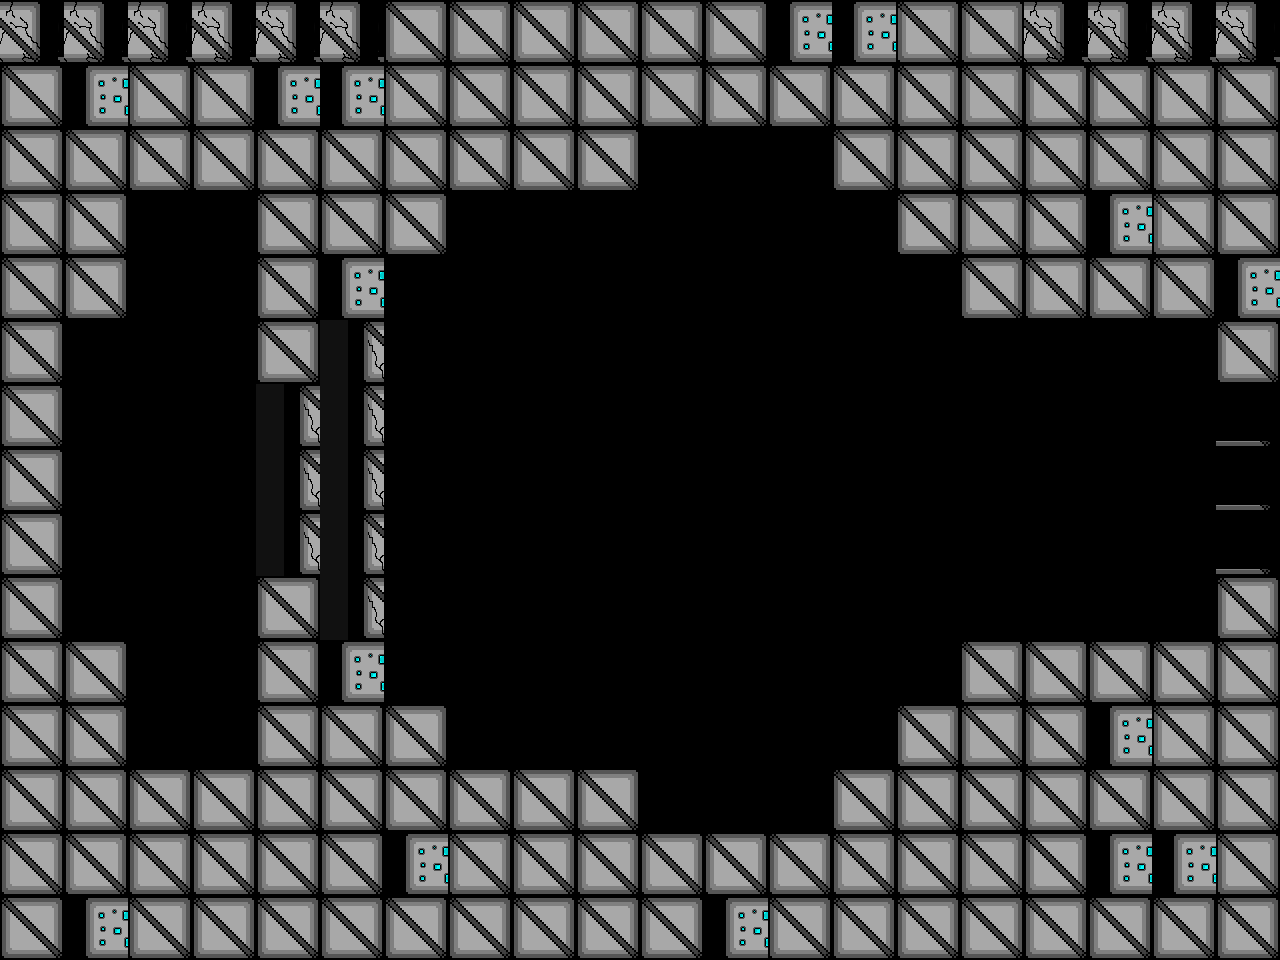

Tiled map render using the project's own tile images. Description and the map definition, with tile-layer contents summarised, below:
An orthogonal 20x15 tile map with 64x64 px tiles, 1 tile layer (Tile Layer 2) and 8 objects (3x Assassin, 2x Uno, ScrollingBackground, Player, Newborn).

<map version="1.0" tiledversion="1.1.1" orientation="orthogonal" renderorder="right-down" width="20" height="15" tilewidth="64" tileheight="64" infinite="0" nextobjectid="99">
 <properties>
  <property name="assassin" value="assets/assasin_rightLeftSpritesheet.png" />
  <property name="backgroundEasy" value="assets/backgroundEasy.png" />
  <property name="backgroundHard" value="assets/backgroundHard.png" />
  <property name="backgroundMedium" value="assets/backgroundMedium.png" />
  <property name="boss" value="assets/boss.png" />
  <property name="bossexplosion" value="assets/bossexplosion.png" />
  <property name="damageUp" value="assets/metalBoxCoin.png" />
  <property name="explosion" value="assets/explosion.png" />
  <property name="firingRateUp" value="assets/metalBoxCoin.png" />
  <property name="healthUp" value="assets/metalBoxHeart.png" />
  <property name="largeexplosion" value="assets/largeexplosion.png" />
  <property name="loading" value="assets/loading.png" />
  <property name="moveSpeedUp" value="assets/metalBoxCoin.png" />
  <property name="newborn" value="assets/newborn_spritesheet(h54_w62).png" />
  <property name="player" value="assets/playerSpriteSheetTemp.png" />
  <property name="reward" value="assets/reward1.png" />
  <property name="smallexplosion" value="assets/smallexplosion.png" />
  <property name="uno" value="assets/uno_Static.png" />
 </properties>
 <tileset firstgid="1" name="blocks1" tilewidth="64" tileheight="64" tilecount="14" columns="14">
  <image source="blocks1.png" width="900" height="64" />
 </tileset>
 <objectgroup color="#00ff00" name="Object Layer 1">
  <object id="59" name="Background" type="ScrollingBackground" x="0" y="0" width="64" height="64">
   <properties>
    <property name="numFrames" value="1" />
    <property name="textureHeight" value="960" />
    <property name="textureID" value="backgroundMedium" />
    <property name="textureWidth" value="1280" />
   </properties>
  </object>
  <object id="55" name="Player1" type="Player" x="97.0303" y="418.579" width="34" height="64">
   <properties>
    <property name="numFrames" value="6" />
    <property name="textureHeight" value="60" />
    <property name="textureID" value="player" />
    <property name="textureWidth" value="34" />
   </properties>
  </object>
  <object id="92" name="Assassin1" type="Assassin" x="684.5" y="199.833" width="99" height="99">
   <properties>
    <property name="numFrames" value="4" />
    <property name="textureHeight" value="100" />
    <property name="textureID" value="assassin" />
    <property name="textureWidth" value="100" />
   </properties>
  </object>
  <object id="94" name="Assassin1" type="Assassin" x="694.5" y="661.167" width="99" height="99">
   <properties>
    <property name="numFrames" value="4" />
    <property name="textureHeight" value="100" />
    <property name="textureID" value="assassin" />
    <property name="textureWidth" value="100" />
   </properties>
  </object>
  <object id="95" name="Uno1" type="Uno" x="577.833" y="357.167" width="39" height="51">
   <properties>
    <property name="numFrames" value="2" />
    <property name="textureHeight" value="51" />
    <property name="textureID" value="uno" />
    <property name="textureWidth" value="39" />
   </properties>
  </object>
  <object id="96" name="Uno1" type="Uno" x="567.167" y="545.167" width="39" height="51">
   <properties>
    <property name="numFrames" value="2" />
    <property name="textureHeight" value="51" />
    <property name="textureID" value="uno" />
    <property name="textureWidth" value="39" />
   </properties>
  </object>
  <object id="97" name="Newborn1" type="Newborn" x="873" y="453" width="62" height="54">
   <properties>
    <property name="numFrames" value="2" />
    <property name="textureHeight" value="54" />
    <property name="textureID" value="newborn" />
    <property name="textureWidth" value="62" />
   </properties>
  </object>
  <object id="98" name="Assassin1" type="Assassin" x="1002.5" y="425.167" width="99" height="99">
   <properties>
    <property name="numFrames" value="4" />
    <property name="textureHeight" value="100" />
    <property name="textureID" value="assassin" />
    <property name="textureWidth" value="100" />
   </properties>
  </object>
 </objectgroup>
 <layer name="Tile Layer 2" width="20" height="15">
  <properties>
   <property name="collidable" value="" />
  </properties>
  <data>[300 cells, 174 non-empty, 5 distinct tile ids]</data>
 </layer>
</map>
